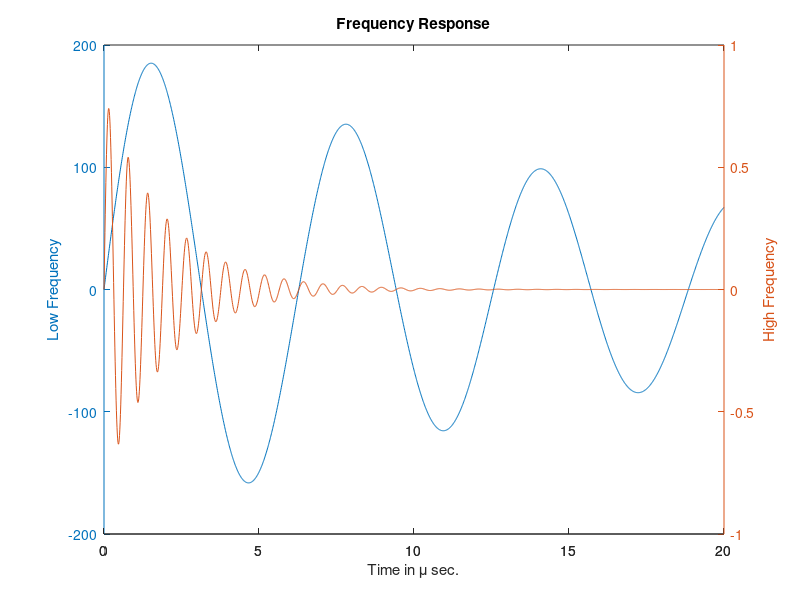

MATLAB code to generate this figure: (Note: this script raises an error after producing the figure.)
% Create some data for the two curves to be plotted
x  = 0:0.01:20;
y1 = 200*exp(-0.05*x).*sin(x);
y2 = 0.8*exp(-0.5*x).*sin(10*x);

% Create a plot with 2 y axes using the plotyy function
fig = figure;
[ax, h1, h2] = plotyy(x, y1, x, y2, 'plot');

% Add title and x axis label
xlabel('Time in \mu sec.');
title('Frequency Response');

% Use the axis handles to set the labels of the y axes
set(get(ax(1), 'Ylabel'), 'String', 'Low Frequency');
set(get(ax(2), 'Ylabel'), 'String', 'High Frequency');

%--PLOTLY--%

% Strip MATLAB style by default!
response = fig2plotly(fig, 'filename', 'matlab-two-axes-plot');
plotly_url = response.url;